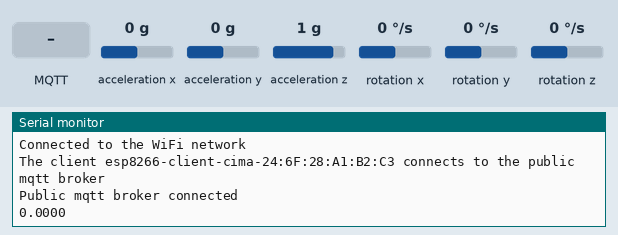
A sketch run on a simulated ESP8266 (NodeMCU). Parts: the last lines printed to the serial monitor. Wiring (inferred from the names in the program): MPU-6050 motion sensor at I2C address 0x68. Inputs (shaded band) come from the test bench; at power-on: acceleration x 0 g, acceleration y 0 g, acceleration z 1 g, rotation x 0 °/s, rotation y 0 °/s, rotation z 0 °/s. WiFi joins after 1.5 s; servers stay silent unless stated; no MQTT or app messages arrive unless stated.

Above: at 2.9 s.
3.0 s: MQTT message "1" arrives on the first subscribed topic
At 3.7 s:
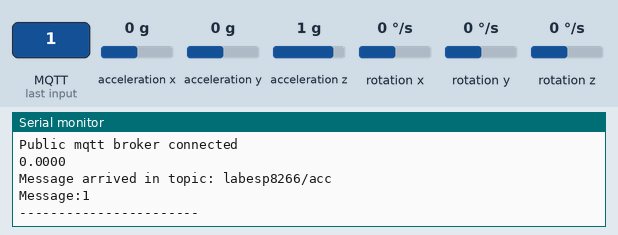
4.5 s: MQTT message "on" arrives on the first subscribed topic
6.0 s: MQTT message "off" arrives on the first subscribed topic
7.5 s: acceleration x set to -1.4 g
At 8.5 s:
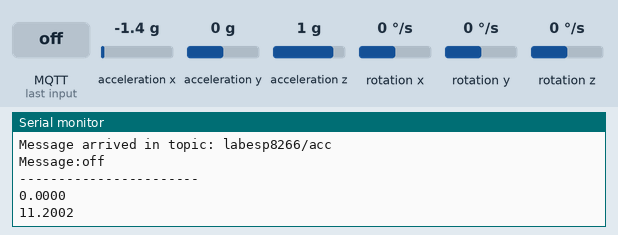
9.0 s: acceleration y set to -1.4 g
At 10.0 s:
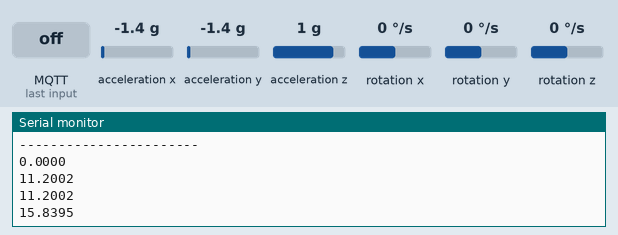
10.5 s: acceleration x set to -0.8 g
At 11.0 s:
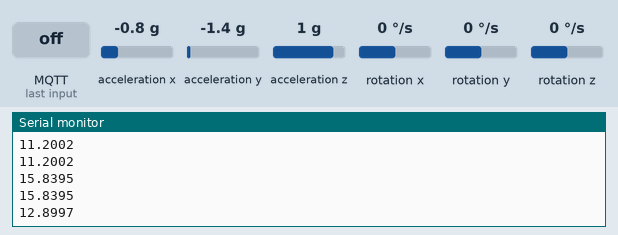
Timing chart, 0 to 13.0 s (numbered marks = the images above; inputs shaded):
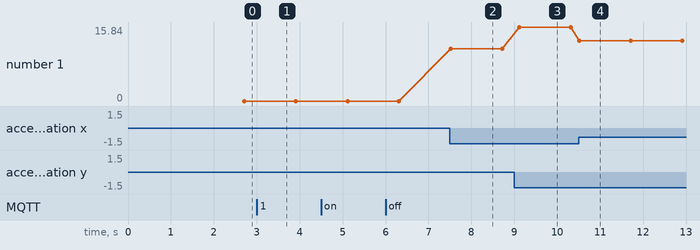

The sketch:

MQTTbroker_ESP8266_Acelerometro.ino
```cpp
#include <Arduino.h>
#include <Wire.h>
#include <TaskScheduler.h>
#include <math.h>
#include <PubSubClient.h>
#include <ESP8266WiFi.h>

// WiFi credentials.
const char *ssid = "cel-aarongrt";// Put here your Wi-Fi SSID (Nombre de la red)
const char *password = "oag43021"; // Put here your Wi-Fi password (Contraseña de la red) "spotless.magnetic.bridge"

// MQTT Broker
const char *mqtt_broker = "192.168.201.193";  //Dirección del Broker
const char *topic = "labesp8266/acc"; //topico
const char *mqtt_username = "equipo1"; //Usuario
const char *mqtt_password = "node-red"; //Contraseña
const int mqtt_port = 1883;

WiFiClient espClient;
PubSubClient client(espClient);

// Other Constant
#define T1PERIOD 100
#define T2PERIOD 200

// Prototypes
void t1Callback();   // Runs every 100ms, check MQTT connections and read data
void t2Callback();   // Runs every 200ms, send data
void convertToChar(float val, char *buff);
void I2C_Write(uint8_t deviceAddress, uint8_t regAddress, uint8_t data);
void processData(int16_t AcX, int16_t AcY, int16_t AcZ);
void Read_RawValue(uint8_t deviceAddress, uint8_t regAddress);
void sendDataFromIMU(float localGForceX, float localGForceY, float localGForceZ, float localAbsIMU);
void setupMPU6050();

// Tasks and Schedulers
Task t1(T1PERIOD, TASK_FOREVER, &t1Callback);
Task t2(T2PERIOD, TASK_FOREVER, &t2Callback);
Scheduler runner;

// ======== IMU constants ========
// I2C address of the MPU-6050 - 0x68 or 0x69 if AD0 is pulled HIGH
// Select SDA and SCL pins for I2C communication
const uint8_t scl = D6;
const uint8_t sda = D7;
const uint8_t MPU6050SlaveAddress = 0x68;

//const uint16_t AccelScaleFactor = 16384;
const uint8_t MPU6050_REGISTER_SMPLRT_DIV = 0x19;
const uint8_t MPU6050_REGISTER_USER_CTRL = 0x6A;
const uint8_t MPU6050_REGISTER_PWR_MGMT_1 = 0x6B;
const uint8_t MPU6050_REGISTER_PWR_MGMT_2 = 0x6C;
const uint8_t MPU6050_REGISTER_CONFIG = 0x1A;
const uint8_t MPU6050_REGISTER_GYRO_CONFIG = 0x1B;
const uint8_t MPU6050_REGISTER_ACCEL_CONFIG = 0x1C;
const uint8_t MPU6050_REGISTER_FIFO_EN = 0x23;
const uint8_t MPU6050_REGISTER_INT_ENABLE = 0x38;
const uint8_t MPU6050_REGISTER_ACCEL_XOUT_H = 0x3B;
const uint8_t MPU6050_REGISTER_SIGNAL_PATH_RESET = 0x68;

// ======== IMU variables ========
float gForceX = 0, gForceY = 0, gForceZ = 0, absIMU = 0, prevAbsIMU = 0;
uint8 quietCycles = 0;

void setup(){

  // Init scheduler
  runner.init();

  // Add tasks to scheduler
  runner.addTask(t1);
  runner.addTask(t2);

  // Init Communication protocols
  Serial.begin(115200);   // Debugging communication

//Vibraciones:0.36
  Wire.begin(sda, scl);   // I2C to communicate with MPU6050

  // Base setups
  setupMPU6050();

  // connecting to a WiFi network
  WiFi.setSleepMode(WIFI_NONE_SLEEP);
  WiFi.begin(ssid, password);
  while (WiFi.status() != WL_CONNECTED) {
      delay(500);
      Serial.println("Connecting to WiFi..");
  }
  Serial.println("Connected to the WiFi network");
  //connecting to a mqtt broker
  client.setServer(mqtt_broker, mqtt_port);
  client.setCallback(callback);
  while (!client.connected()) {
      String client_id = "esp8266-client-cima-";
      client_id += String(WiFi.macAddress());
      Serial.printf("The client %s connects to the public mqtt broker\n", client_id.c_str());
      if (client.connect(client_id.c_str(), mqtt_username, mqtt_password)) {
          Serial.println("Public mqtt broker connected");
      } else {
          Serial.print("failed with state ");
          Serial.print(client.state());
          delay(2000);
      }
  }

  // Enable tasks
  delay(100);
  t1.enable();
  t2.enable();

  // publish and subscribe
  //client.publish(topic, "hello world");
  client.subscribe(topic);
}

// Main loop to execute scheduler
void loop(void){
 runner.execute();
 client.loop();
}

//Read value - 100ms
void t1Callback(){

 Read_RawValue(MPU6050SlaveAddress, MPU6050_REGISTER_ACCEL_XOUT_H);
}

// Send data from IMU - 200ms
void t2Callback(){
 float localGForceX = gForceX;
 float localGForceY = gForceY;
 float localGForceZ = gForceZ;
 float localAbsIMU = absIMU;
 float gap = 0.64;

 if( localAbsIMU <= prevAbsIMU - gap || localAbsIMU >= prevAbsIMU + gap){
   prevAbsIMU = localAbsIMU;
   quietCycles = 0;
   sendDataFromIMU(localGForceX, localGForceY, localGForceZ, localAbsIMU);
 }
 else if(quietCycles < 5){
   quietCycles++;
 }
 else{
   // Every 1800ms
   prevAbsIMU = localAbsIMU;
   quietCycles = 0;
   sendDataFromIMU(localGForceX, localGForceY, localGForceZ, localAbsIMU);
 }
}

void sendDataFromIMU(float localGForceX, float localGForceY, float localGForceZ, float localAbsIMU){
 char mpu6050X[100] = "";
 char mpu6050Y[100] = "";
 char mpu6050Z[100] = "";
 char mpu6050ABS[100] = "";

 convertToChar(localGForceX, mpu6050X);
 convertToChar(localGForceY, mpu6050Y);
 convertToChar(localGForceZ, mpu6050Z);
 convertToChar(localAbsIMU, mpu6050ABS);

 client.publish(topic, mpu6050ABS);

 Serial.println(mpu6050ABS);
}


void I2C_Write(uint8_t deviceAddress, uint8_t regAddress, uint8_t data){
 Wire.beginTransmission(deviceAddress);
 Wire.write(regAddress);
 Wire.write(data);
 Wire.endTransmission();
}

// read all 14 register
void Read_RawValue(uint8_t deviceAddress, uint8_t regAddress){
 int16_t AcX, AcY, AcZ;

 Wire.beginTransmission(deviceAddress);
 Wire.write(regAddress);
 Wire.endTransmission();
 Wire.requestFrom(deviceAddress, (uint8_t)14);

 AcX = (((int16_t)Wire.read() << 8) | Wire.read());
 AcY = (((int16_t)Wire.read() << 8) | Wire.read());
 AcZ = (((int16_t)Wire.read() << 8) | Wire.read());

 //Temperature = (((int16_t)Wire.read()<<8) | Wire.read());
 //GyroX = (((int16_t)Wire.read()<<8) | Wire.read());
 //GyroY = (((int16_t)Wire.read()<<8) | Wire.read());
 //GyroZ = (((int16_t)Wire.read()<<8) | Wire.read());

 gForceX = AcX / 2048.0;
 gForceY = AcY / 2048.0;
 gForceZ = AcZ / 2048.0;

 absIMU = sqrt(pow(gForceX, 2) + pow(gForceY, 2)); //+ pow(gForceZ -7.7 , 2));

 //Serial.print(gForceX);
 //Serial.print("\n");
 //Serial.print(gForceY);
 //Serial.print("\n");
 //Serial.print(gForceZ);
 //Serial.print("\n");
 //Serial.print(absIMU);
}

//configure MPU6050
void setupMPU6050(){
 delay(50);

 I2C_Write(MPU6050SlaveAddress, MPU6050_REGISTER_SMPLRT_DIV, 0x07);
 I2C_Write(MPU6050SlaveAddress, MPU6050_REGISTER_PWR_MGMT_1, 0x01);
 I2C_Write(MPU6050SlaveAddress, MPU6050_REGISTER_PWR_MGMT_2, 0x00);
 I2C_Write(MPU6050SlaveAddress, MPU6050_REGISTER_CONFIG, 0x00);
 I2C_Write(MPU6050SlaveAddress, MPU6050_REGISTER_GYRO_CONFIG, 0x00); //set +/-250 degree/second full scale

 I2C_Write(MPU6050SlaveAddress, MPU6050_REGISTER_ACCEL_CONFIG, 0x00); // set +/- 2g full scale
 I2C_Write(MPU6050SlaveAddress, MPU6050_REGISTER_FIFO_EN, 0x00);
 I2C_Write(MPU6050SlaveAddress, MPU6050_REGISTER_INT_ENABLE, 0x01);
 I2C_Write(MPU6050SlaveAddress, MPU6050_REGISTER_SIGNAL_PATH_RESET, 0x00);
 I2C_Write(MPU6050SlaveAddress, MPU6050_REGISTER_USER_CTRL, 0x00);
}

// Convert value to string
void convertToChar(float val, char *buff){
 int elements = sizeof(buff)/sizeof(buff[0]);

 for (int i = 0; i < elements; i++){
   dtostrf(val, 6, 4, buff);  //4 is mininum width, 6 is precision
 }
}
void callback(char *topic, byte *payload, unsigned int length) {
  Serial.print("Message arrived in topic: ");
  Serial.println(topic);
  Serial.print("Message:");
  for (int i = 0; i < length; i++) {
      Serial.print((char) payload[i]);
  }
  Serial.println();
  Serial.println("-----------------------");
}
```

Measured:
- after the input at 3.0 s, the serial monitor: prints a new line at once (image 1)
- after the input at 7.5 s, the serial monitor: prints a new line at once (image 2)
- after the input at 9.0 s, the serial monitor: prints a new line after 0.11 s (image 3)
- after the input at 10.5 s, the serial monitor: prints a new line at once (image 4)
- plotted number 1: 0 → 11.2 after the input at 7.5 s, 11.2 → 15.84 after the input at 9.0 s, 15.84 → 12.9 after the input at 10.5 s
